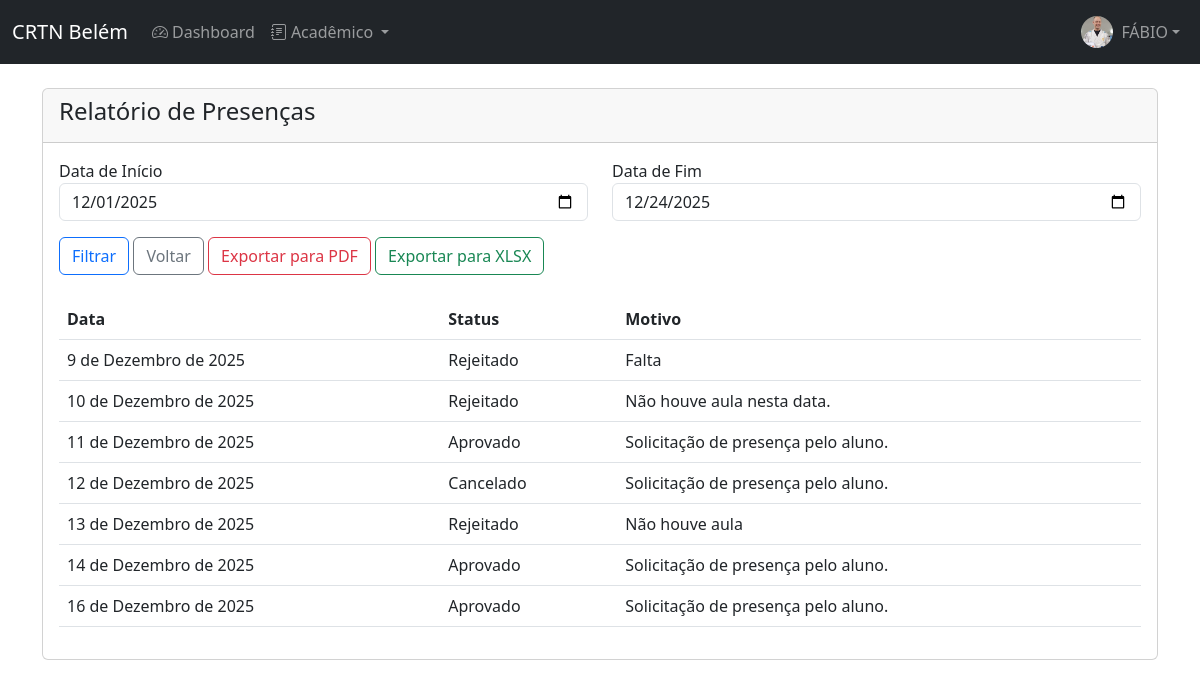
/aluno/relatorios/presenca/ (signed in), run on the app's committed database.
### academia/models.py (models this page shows, shortened)
class User(AbstractUser):
    STATUS_CHOICES = [('ATIVO', 'Ativo'), ('INATIVO', 'Inativo'), ('PENDENTE', 'Pendente')]
    GROUP_ROLE_CHOICES = [('STD', 'Aluno'), ('PRO', 'Professor'), ('ADM', 'Administrador')]
    KIMONO_SIZE_CHOICES = [('A0', 'A0'), ('A1', 'A1'), ('A2', 'A2'), ('A3', 'A3'), ('A4', 'A4'), ('A5', 'A5'), ('A6', 'A6')]
    BELT_SIZE_CHOICES = [('A0', 'A0'), ('A1', 'A1'), ('A2', 'A2'), ('A3', 'A3'), ('A4', 'A4'), ('A5', 'A5'), ('A6', 'A6')]
    birthday = models.DateField('Data de Nascimento', null=True, blank=True)
    group_role = models.CharField('Perfil', max_length=3, choices=GROUP_ROLE_CHOICES, default='STD')
    status = models.CharField('Status', max_length=8, choices=STATUS_CHOICES, default='PENDENTE')
    photo = models.ImageField('Foto', upload_to=photo_upload_to, null=True, blank=True)
    height = models.IntegerField('Altura (cm)', null=True, blank=True)
    weight = models.IntegerField('Peso (kg)', null=True, blank=True)
    kimono_size = models.CharField('Tamanho do Kimono', max_length=2, choices=KIMONO_SIZE_CHOICES, null=True, blank=True)
    belt_size = models.CharField('Tamanho da Faixa', max_length=2, choices=BELT_SIZE_CHOICES, null=True, blank=True)
    whatsapp = models.CharField('WhatsApp', max_length=20, null=True, blank=True)
    responsible = models.ForeignKey('self', on_delete=models.SET_NULL, null=True, blank=True, related_name='dependents')
    class Meta:
        verbose_name, verbose_name_plural = 'Usuário', 'Usuários'
        ordering = ['first_name', 'last_name']
    def is_student(self): return self.group_role == 'STD'
    def is_professor_or_admin(self): return self.group_role in ['PRO', 'ADM']

class AttendanceRequest(models.Model):
    STATUS_CHOICES = [('PEN', 'Pendente'), ('APR', 'Aprovado'), ('REJ', 'Rejeitado'), ('CAN', 'Cancelado')]
    student = models.ForeignKey(User, on_delete=models.CASCADE, limit_choices_to={'group_role': 'STD'}, related_name='attendance_requests')
    turma = models.ForeignKey(Turma, on_delete=models.CASCADE, related_name='attendance_requests')
    attendance_date = models.DateField('Data da Presença')
    reason = models.TextField('Motivo da Solicitação')
    status = models.CharField('Status', max_length=3, choices=STATUS_CHOICES, default='PEN')
    rejection_reason = models.TextField('Motivo da Rejeição', blank=True)
    processed_at = models.DateTimeField('Data de Processamento', null=True, blank=True)
    processed_by = models.ForeignKey(User, on_delete=models.SET_NULL, null=True, blank=True, limit_choices_to={'group_role__in': ['PRO', 'ADM']}, related_name='processed_requests')
    notified = models.BooleanField(default=False)
    class Meta:
        verbose_name, verbose_name_plural = 'Solicitação de Presença', 'Solicitações de Presença'
        ordering = ['-attendance_date']
        unique_together = ['student', 'turma', 'attendance_date']

### academia/views.py (the view, shortened to what this page needs)
# urls.py: path('aluno/relatorios/presenca/', views.aluno_relatorio_presenca, name='aluno_relatorio_presenca'),
@login_required
def aluno_relatorio_presenca(request):
    if not request.user.is_student():
        raise PermissionDenied
    start_date_str = request.GET.get('start_date')
    end_date_str = request.GET.get('end_date')
    export_format = request.GET.get('export')
    today = datetime.date.today()
    start_date = datetime.datetime.strptime(start_date_str, '%Y-%m-%d').date() if start_date_str else today.replace(day=1)
    end_date = datetime.datetime.strptime(end_date_str, '%Y-%m-%d').date() if end_date_str else today
    presencas = AttendanceRequest.objects.filter(
        student=request.user,
        attendance_date__range=[start_date, end_date]
    ).order_by('attendance_date')
    report_data = []
    for presenca in presencas:
        motivo = presenca.rejection_reason if presenca.status == 'REJ' else presenca.reason
        report_data.append({
            'data': presenca.attendance_date,
            'status': presenca.get_status_display(),
            'motivo': motivo or '-',
        })
    context = {
        'report_data': report_data,
        'start_date': start_date.strftime('%Y-%m-%d'),
        'end_date': end_date.strftime('%Y-%m-%d'),
    }
    return render(request, 'academia/aluno/relatorio_presenca.html', context)

### academia/context_processors.py (called while the page is built, shortened)
def notifications_context(request):
    if not request.user.is_active:
        return {}
    notifications = []
    if request.user.is_student():
        approved_attendances = AttendanceRequest.objects.filter(student=request.user, status='APR', notified=False)
        if approved_attendances.exists():
            count = approved_attendances.count()
            notifications.append({
                'text': f'{count} presença(s) aprovada(s).',
                'url': 'aluno_presencas'
            })
        new_graduations = Graduacao.objects.filter(aluno=request.user, notified=False)
        if new_graduations.exists():
            notifications.append({
                'text': 'Você tem uma nova graduação!',
                'url': 'aluno_graduacoes'
            })
    if notifications:
        return {'notifications': notifications, 'has_pending_tasks': True}
    return {}

def account_management_context(request):
    original_user_id = request.session.get('original_user_id')
    main_user = None
    if original_user_id:
        try:
            main_user = User.objects.get(id=original_user_id)
        except User.DoesNotExist:
            request.session.pop('original_user_id', None)
    else:
        main_user = request.user
    dependents = main_user.dependents.all() if main_user and main_user.dependents.exists() else []
    return {
        'original_user_id': original_user_id,
        'dependents_list': dependents,
    }

def global_context(request):
    if not request.user.is_authenticated:
        return {}
    context = {}
    context.update(notifications_context(request))
    context.update(account_management_context(request))
    return context

### academia/templates/academia/aluno/relatorio_presenca.html (shortened to what this page needs)
{% extends 'academia/base.html' %}
{% block content %}
<div class="row">
    <div class="col-md-12">
        <div class="card">
            <div class="card-header">
                <h4>Relatório de Presenças</h4>
            </div>
            <div class="card-body">
                <form method="GET">
                    <div class="row">
                        <div class="col-md-6">
                            <div class="form-group">
                                <label for="start_date">Data de Início</label>
                                <input type="date" class="form-control" id="start_date" name="start_date" value="{{ start_date }}">
                            </div>
                        </div>
                        <div class="col-md-6">
                            <div class="form-group">
                                <label for="end_date">Data de Fim</label>
                                <input type="date" class="form-control" id="end_date" name="end_date" value="{{ end_date }}">
                            </div>
                        </div>
                    </div>
                    <div class="mt-3">
                        <button type="submit" class="btn btn-outline-primary">Filtrar</button>
                        <a href="{% url 'aluno_relatorios' %}" class="btn btn-outline-secondary">Voltar</a>
                        <a href="?start_date={{ start_date }}&end_date={{ end_date }}&export=pdf" class="btn btn-outline-danger">Exportar para PDF</a>
                        <a href="?start_date={{ start_date }}&end_date={{ end_date }}&export=xlsx" class="btn btn-outline-success">Exportar para XLSX</a>
                    </div>
                </form>
                {% if report_data %}
                    <div class="table-responsive mt-4">
                        <table class="table table-hover align-middle">
                            <thead>
                                <tr>
                                    <th>Data</th>
                                    <th>Status</th>
                                    <th>Motivo</th>
                                </tr>
                            </thead>
                            <tbody>
                                {% for data in report_data %}
                                    <tr>
                                        <td>{{ data.data }}</td>
                                        <td>{{ data.status }}</td>
                                        <td>{{ data.motivo }}</td>
                                    </tr>
                                {% endfor %}
                            </tbody>
                        </table>
                    </div>
                {% else %}
                    <p class="text-muted mt-4">Nenhum dado encontrado para os filtros selecionados.</p>
                {% endif %}
            </div>
        </div>
    </div>
</div>
{% endblock %}

### academia/templates/academia/base.html (shortened to what this page needs)
{% load static %}
<!DOCTYPE html>
<html lang="pt-BR">
<head>
    <link href="https://cdn.jsdelivr.net/npm/bootstrap@5.3.0/dist/css/bootstrap.min.css" rel="stylesheet">
    <link rel="stylesheet" href="https://cdn.jsdelivr.net/npm/bootstrap-icons@1.11.0/font/bootstrap-icons.css">
    <link rel="stylesheet" href="{% static 'academia/css/styles.css' %}">
</head>
<body>
{% if user.is_authenticated %}
    <nav class="navbar navbar-expand-lg navbar-dark bg-dark">
        <div class="container-fluid">
            <a class="navbar-brand" href="{% url 'dashboard' %}">CRTN Belém</a>
            <div class="collapse navbar-collapse" id="navbarNav">
                <ul class="navbar-nav me-auto">
                    <li class="nav-item">
                        <a class="nav-link" href="{% url 'dashboard' %}">
                            <i class="bi bi-speedometer2 me-1"></i>Dashboard
                        </a>
                    </li>
                    {% if user.is_student or user.is_professor_or_admin %}
                        <li class="nav-item dropdown">
                            <a class="nav-link dropdown-toggle" href="#" role="button" data-bs-toggle="dropdown"
                               aria-expanded="false">
                                <i class="bi bi-journal-text me-1"></i>Acadêmico
                            </a>
                        </li>
                    {% endif %}
                </ul>
                <ul class="navbar-nav">
                    <li class="nav-item dropdown">
                        <a class="nav-link dropdown-toggle d-flex align-items-center" href="#" role="button"
                           data-bs-toggle="dropdown" aria-expanded="false">
                            {% if user.photo %}
                                <img src="{{ user.photo.url }}" alt="Foto" class="rounded-circle me-2" width="32"
                                     height="32" style="object-fit: cover;">
                            {% else %}
                                <div class="bg-secondary rounded-circle me-2 d-flex align-items-center justify-content-center"
                                     style="width: 32px; height: 32px;">
                                    <i class="bi bi-person text-white"></i>
                                </div>
                            {% endif %}
                            <span>{{ user.first_name.upper }}</span>
                        </a>
                    </li>
                </ul>
            </div>
        </div>
    </nav>
{% endif %}
<div class="container mt-4">
    {% block content %}{% endblock %}
</div>
</body>
</html>

### data on the page
User: photo (picture), first_name "FÁBIO"
AttendanceRequest: data "9 de Dezembro de 2025", motivo "Falta"
AttendanceRequest: data "10 de Dezembro de 2025", motivo "Não houve aula nesta data."
AttendanceRequest: data "11 de Dezembro de 2025", motivo "Solicitação de presença pelo aluno."
AttendanceRequest: data "12 de Dezembro de 2025", motivo "Solicitação de presença pelo aluno."
AttendanceRequest: data "13 de Dezembro de 2025", motivo "Não houve aula"
AttendanceRequest: data "14 de Dezembro de 2025", motivo "Solicitação de presença pelo aluno."
AttendanceRequest: data "16 de Dezembro de 2025", motivo "Solicitação de presença pelo aluno."

### other printed values
{{ data.status }} "Rejeitado" "Rejeitado" "Aprovado" "Cancelado" "Rejeitado" "Aprovado" "Aprovado"
